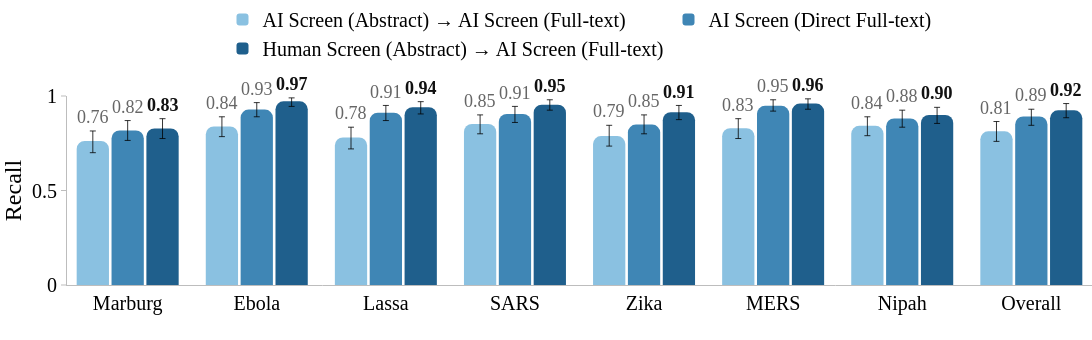
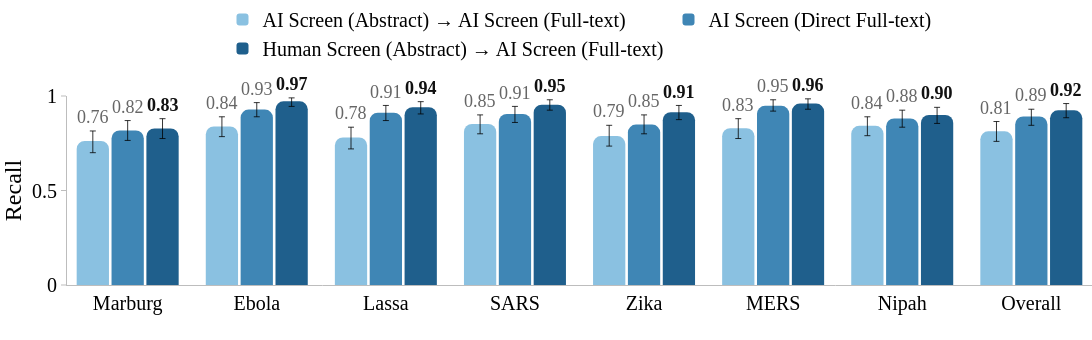

Notebook code cell kept with these figures, in order:
### Code cell
LABEL_PAD = 0.01

def plot_metric(metric="recall", title=None, save_path_png=None, save_path_pdf=None, n_boot=10000, ci=95, seed=7):
    metric_key = normalize_metric_key(metric)
    pathogens = list(data.keys())
    n = len(pathogens)

    two_stage = np.array([data[p][metric_key][0] for p in pathogens])
    direct    = np.array([data[p][metric_key][1] for p in pathogens])
    perg      = np.array([data[p][metric_key][2] for p in pathogens])

    alpha = 1.0 - ci / 100.0
    rng = np.random.default_rng(seed)

    def ci_fn(arr):
        lo, hi = zip(*[
            bootstrap_ci_proportion(v, n_trials.get(p, 200), n_boot, alpha, rng)
            for v, p in zip(arr, pathogens)
        ])
        return np.array(lo), np.array(hi)

    lo_two, hi_two = ci_fn(two_stage)
    lo_dir, hi_dir = ci_fn(direct)
    lo_perg, hi_perg = ci_fn(perg)

    w = 0.25
    step = w + 0.02
    offsets = [-step, 0.0, step]
    xs = np.arange(n, dtype=float)

    bar_specs = [
        (two_stage,  hi_two,  lo_two,  offsets[0], COLOR_TWO_STAGE,    "AI Screen (Abstract) → AI Screen (Full-text)"),
        (direct,     hi_dir,  lo_dir,  offsets[1], COLOR_DIRECT,       "AI Screen (Direct Full-text)"),
        (perg,       hi_perg, lo_perg, offsets[2], COLOR_PERG_FILTERED, "Human Screen (Abstract) → AI Screen (Full-text)"),
    ]

    fig = go.Figure()

    for vals, hi, lo, offset, color, name in bar_specs:
        fig.add_bar(
            x=xs + offset, y=vals, width=w,
            marker=dict(color=color, line=dict(width=0)),
            error_y=dict(type="data", array=hi - vals, arrayminus=vals - lo,
                         symmetric=False, thickness=0.8, width=3, color="black"),
            name=name,
        )

    for i in range(n):
        group_vals = [two_stage[i], direct[i], perg[i]]
        group_hi   = [hi_two[i],    hi_dir[i],  hi_perg[i]]
        best_idx   = int(np.argmax(group_vals))
        for g, (val, hi_val, offset) in enumerate(zip(group_vals, group_hi, offsets)):
            is_best = (g == best_idx)
            fig.add_annotation(
                x=xs[i] + offset,
                y=hi_val + LABEL_PAD,
                text=f"<b>{val:.2f}</b>" if is_best else f"{val:.2f}",
                showarrow=False,
                font=dict(family=FONT_FAMILY, size=18,
                          color="#111111" if is_best else "#666666"),
                xanchor="center", yanchor="bottom",
            )

    min_off = min(offsets)
    max_off = max(offsets)

    pad = 0.075
    x_left  = xs[0]  + min_off - w/2 - pad
    x_right = xs[-1] + max_off + w/2 + pad

    fig.update_xaxes(range=[x_left, x_right])
    
    fig.update_layout(
        height=340,
        width=1200,
        margin=dict(t=0, b=55, l=0, r=0),
        font=dict(family=FONT_FAMILY, size=20, color="black"),
        plot_bgcolor="white",
        paper_bgcolor="white",
        barmode="overlay",
        barcornerradius=8,
        legend=dict(
            orientation="h",
            yanchor="bottom",
            y=1.15,
            xanchor="center",
            x=0.5,
        ),
        yaxis=dict(
            range=[0, 1],
            dtick=0.5,
            title=METRIC_LABELS[metric_key],
            showgrid=False,
            zeroline=False,
            ticks="outside",
            showline=True,
            linecolor="#BDBDBD",
            tickcolor="#BDBDBD",
            linewidth=1,
        ),
        xaxis=dict(
            showgrid=False,
            zeroline=False,
            ticks="",
            showline=True,
            linecolor="#BDBDBD",
            linewidth=1,
            tickvals=list(xs),
            ticktext=pathogens,
        ),
    )

    if title:
        fig.update_layout(title=dict(text=title, font=dict(family=FONT_FAMILY, size=20)))

    # if save_path_png:
    #     fig.write_image(save_path_png, scale=1)
    # if save_path_pdf:
    #     fig.write_image(save_path_pdf, scale=1)

    fig.show()
    return fig

plot_metric(metric="recall", save_path_png="../assets/figures/article_screening/article_screening_recall.png", save_path_pdf="../assets/figures/article_screening/article_screening_recall.pdf")

### Figure 1 — Plotly figure (JSON) as saved in the notebook; plotly's stock layout.template omitted (floating-point values rounded to 4 significant figures)
{"data": [{"error_y": {"array": [0.053, 0.051, 0.054, 0.048, 0.057, 0.05, 0.048, 0.052], "arrayminus": [0.062, 0.054, 0.061, 0.052, 0.053, 0.055, 0.052, 0.053], "color": "black", "symmetric": false, "thickness": 0.8, "type": "data", "width": 3}, "marker": {"color": "#8AC1E1", "line": {"width": 0}}, "name": "AI Screen (Abstract) → AI Screen (Full-text)", "type": "bar", "width": 0.25, "x": [-0.27, 0.73, 1.73, 2.73, 3.73, 4.73, 5.73, 6.73], "y": [0.762, 0.839, 0.781, 0.852, 0.788, 0.83, 0.842, 0.813]}, {"error_y": {"array": [0.052, 0.037, 0.038, 0.04, 0.051, 0.032, 0.044, 0.038], "arrayminus": [0.053, 0.038, 0.042, 0.045, 0.049, 0.028, 0.046, 0.047], "color": "black", "symmetric": false, "thickness": 0.8, "type": "data", "width": 3}, "marker": {"color": "#3F86B5", "line": {"width": 0}}, "name": "AI Screen (Direct Full-text)", "type": "bar", "width": 0.25, "x": [0.0, 1.0, 2.0, 3.0, 4.0, 5.0, 6.0, 7.0], "y": [0.818, 0.928, 0.912, 0.905, 0.849, 0.948, 0.881, 0.892]}, {"error_y": {"array": [0.052, 0.018, 0.029, 0.026, 0.036, 0.025, 0.04, 0.036], "arrayminus": [0.053, 0.027, 0.036, 0.029, 0.039, 0.03, 0.045, 0.039], "color": "black", "symmetric": false, "thickness": 0.8, "type": "data", "width": 3}, "marker": {"color": "#1F5F8C", "line": {"width": 0}}, "name": "Human Screen (Abstract) → AI Screen (Full-text)", "type": "bar", "width": 0.25, "x": [0.27, 1.27, 2.27, 3.27, 4.27, 5.27, 6.27, 7.27], "y": [0.828, 0.972, 0.941, 0.954, 0.914, 0.96, 0.9, 0.924]}], "layout": {"annotations": [{"font": {"color": "#666666", "family": "Times New Roman, Times, serif", "size": 18}, "showarrow": false, "text": "0.76", "x": -0.27, "xanchor": "center", "y": 0.825, "yanchor": "bottom"}, {"font": {"color": "#666666", "family": "Times New Roman, Times, serif", "size": 18}, "showarrow": false, "text": "0.82", "x": 0, "xanchor": "center", "y": 0.88, "yanchor": "bottom"}, {"font": {"color": "#111111", "family": "Times New Roman, Times, serif", "size": 18}, "showarrow": false, "text": "<b>0.83</b>", "x": 0.27, "xanchor": "center", "y": 0.89, "yanchor": "bottom"}, {"font": {"color": "#666666", "family": "Times New Roman, Times, serif", "size": 18}, "showarrow": false, "text": "0.84", "x": 0.73, "xanchor": "center", "y": 0.9, "yanchor": "bottom"}, {"font": {"color": "#666666", "family": "Times New Roman, Times, serif", "size": 18}, "showarrow": false, "text": "0.93", "x": 1, "xanchor": "center", "y": 0.975, "yanchor": "bottom"}, {"font": {"color": "#111111", "family": "Times New Roman, Times, serif", "size": 18}, "showarrow": false, "text": "<b>0.97</b>", "x": 1.27, "xanchor": "center", "y": 1, "yanchor": "bottom"}, {"font": {"color": "#666666", "family": "Times New Roman, Times, serif", "size": 18}, "showarrow": false, "text": "0.78", "x": 1.73, "xanchor": "center", "y": 0.845, "yanchor": "bottom"}, {"font": {"color": "#666666", "family": "Times New Roman, Times, serif", "size": 18}, "showarrow": false, "text": "0.91", "x": 2, "xanchor": "center", "y": 0.96, "yanchor": "bottom"}, {"font": {"color": "#111111", "family": "Times New Roman, Times, serif", "size": 18}, "showarrow": false, "text": "<b>0.94</b>", "x": 2.27, "xanchor": "center", "y": 0.98, "yanchor": "bottom"}, {"font": {"color": "#666666", "family": "Times New Roman, Times, serif", "size": 18}, "showarrow": false, "text": "0.85", "x": 2.73, "xanchor": "center", "y": 0.91, "yanchor": "bottom"}, {"font": {"color": "#666666", "family": "Times New Roman, Times, serif", "size": 18}, "showarrow": false, "text": "0.91", "x": 3, "xanchor": "center", "y": 0.955, "yanchor": "bottom"}, {"font": {"color": "#111111", "family": "Times New Roman, Times, serif", "size": 18}, "showarrow": false, "text": "<b>0.95</b>", "x": 3.27, "xanchor": "center", "y": 0.99, "yanchor": "bottom"}, {"font": {"color": "#666666", "family": "Times New Roman, Times, serif", "size": 18}, "showarrow": false, "text": "0.79", "x": 3.73, "xanchor": "center", "y": 0.855, "yanchor": "bottom"}, {"font": {"color": "#666666", "family": "Times New Roman, Times, serif", "size": 18}, "showarrow": false, "text": "0.85", "x": 4, "xanchor": "center", "y": 0.91, "yanchor": "bottom"}, {"font": {"color": "#111111", "family": "Times New Roman, Times, serif", "size": 18}, "showarrow": false, "text": "<b>0.91</b>", "x": 4.27, "xanchor": "center", "y": 0.96, "yanchor": "bottom"}, {"font": {"color": "#666666", "family": "Times New Roman, Times, serif", "size": 18}, "showarrow": false, "text": "0.83", "x": 4.73, "xanchor": "center", "y": 0.89, "yanchor": "bottom"}, {"font": {"color": "#666666", "family": "Times New Roman, Times, serif", "size": 18}, "showarrow": false, "text": "0.95", "x": 5, "xanchor": "center", "y": 0.99, "yanchor": "bottom"}, {"font": {"color": "#111111", "family": "Times New Roman, Times, serif", "size": 18}, "showarrow": false, "text": "<b>0.96</b>", "x": 5.27, "xanchor": "center", "y": 0.995, "yanchor": "bottom"}, {"font": {"color": "#666666", "family": "Times New Roman, Times, serif", "size": 18}, "showarrow": false, "text": "0.84", "x": 5.73, "xanchor": "center", "y": 0.9, "yanchor": "bottom"}, {"font": {"color": "#666666", "family": "Times New Roman, Times, serif", "size": 18}, "showarrow": false, "text": "0.88", "x": 6, "xanchor": "center", "y": 0.935, "yanchor": "bottom"}, {"font": {"color": "#111111", "family": "Times New Roman, Times, serif", "size": 18}, "showarrow": false, "text": "<b>0.90</b>", "x": 6.27, "xanchor": "center", "y": 0.95, "yanchor": "bottom"}, {"font": {"color": "#666666", "family": "Times New Roman, Times, serif", "size": 18}, "showarrow": false, "text": "0.81", "x": 6.73, "xanchor": "center", "y": 0.875, "yanchor": "bottom"}, {"font": {"color": "#666666", "family": "Times New Roman, Times, serif", "size": 18}, "showarrow": false, "text": "0.89", "x": 7, "xanchor": "center", "y": 0.94, "yanchor": "bottom"}, {"font": {"color": "#111111", "family": "Times New Roman, Times, serif", "size": 18}, "showarrow": false, "text": "<b>0.92</b>", "x": 7.27, "xanchor": "center", "y": 0.97, "yanchor": "bottom"}], "barcornerradius": 8, "barmode": "overlay", "font": {"color": "black", "family": "Times New Roman, Times, serif", "size": 20}, "height": 340, "legend": {"orientation": "h", "x": 0.5, "xanchor": "center", "y": 1.15, "yanchor": "bottom"}, "margin": {"b": 55, "l": 0, "r": 0, "t": 0}, "paper_bgcolor": "white", "plot_bgcolor": "white", "width": 1200, "xaxis": {"linecolor": "#BDBDBD", "linewidth": 1, "range": [-0.47, 7.47], "showgrid": false, "showline": true, "ticks": "", "ticktext": ["Marburg", "Ebola", "Lassa", "SARS", "Zika", "MERS", "Nipah", "Overall"], "tickvals": [0, 1, 2, 3, 4, 5, 6, 7], "zeroline": false}, "yaxis": {"dtick": 0.5, "linecolor": "#BDBDBD", "linewidth": 1, "range": [0, 1], "showgrid": false, "showline": true, "tickcolor": "#BDBDBD", "ticks": "outside", "title": {"text": "Recall"}, "zeroline": false}}}

### Figure 2 — Plotly figure (JSON) as saved in the notebook; plotly's stock layout.template omitted (floating-point values rounded to 4 significant figures)
{"data": [{"error_y": {"array": [0.053, 0.051, 0.054, 0.048, 0.057, 0.05, 0.048, 0.052], "arrayminus": [0.062, 0.054, 0.061, 0.052, 0.053, 0.055, 0.052, 0.053], "color": "black", "symmetric": false, "thickness": 0.8, "type": "data", "width": 3}, "marker": {"color": "#8AC1E1", "line": {"width": 0}}, "name": "AI Screen (Abstract) → AI Screen (Full-text)", "type": "bar", "width": 0.25, "x": [-0.27, 0.73, 1.73, 2.73, 3.73, 4.73, 5.73, 6.73], "y": [0.762, 0.839, 0.781, 0.852, 0.788, 0.83, 0.842, 0.813]}, {"error_y": {"array": [0.052, 0.037, 0.038, 0.04, 0.051, 0.032, 0.044, 0.038], "arrayminus": [0.053, 0.038, 0.042, 0.045, 0.049, 0.028, 0.046, 0.047], "color": "black", "symmetric": false, "thickness": 0.8, "type": "data", "width": 3}, "marker": {"color": "#3F86B5", "line": {"width": 0}}, "name": "AI Screen (Direct Full-text)", "type": "bar", "width": 0.25, "x": [0.0, 1.0, 2.0, 3.0, 4.0, 5.0, 6.0, 7.0], "y": [0.818, 0.928, 0.912, 0.905, 0.849, 0.948, 0.881, 0.892]}, {"error_y": {"array": [0.052, 0.018, 0.029, 0.026, 0.036, 0.025, 0.04, 0.036], "arrayminus": [0.053, 0.027, 0.036, 0.029, 0.039, 0.03, 0.045, 0.039], "color": "black", "symmetric": false, "thickness": 0.8, "type": "data", "width": 3}, "marker": {"color": "#1F5F8C", "line": {"width": 0}}, "name": "Human Screen (Abstract) → AI Screen (Full-text)", "type": "bar", "width": 0.25, "x": [0.27, 1.27, 2.27, 3.27, 4.27, 5.27, 6.27, 7.27], "y": [0.828, 0.972, 0.941, 0.954, 0.914, 0.96, 0.9, 0.924]}], "layout": {"annotations": [{"font": {"color": "#666666", "family": "Times New Roman, Times, serif", "size": 18}, "showarrow": false, "text": "0.76", "x": -0.27, "xanchor": "center", "y": 0.825, "yanchor": "bottom"}, {"font": {"color": "#666666", "family": "Times New Roman, Times, serif", "size": 18}, "showarrow": false, "text": "0.82", "x": 0, "xanchor": "center", "y": 0.88, "yanchor": "bottom"}, {"font": {"color": "#111111", "family": "Times New Roman, Times, serif", "size": 18}, "showarrow": false, "text": "<b>0.83</b>", "x": 0.27, "xanchor": "center", "y": 0.89, "yanchor": "bottom"}, {"font": {"color": "#666666", "family": "Times New Roman, Times, serif", "size": 18}, "showarrow": false, "text": "0.84", "x": 0.73, "xanchor": "center", "y": 0.9, "yanchor": "bottom"}, {"font": {"color": "#666666", "family": "Times New Roman, Times, serif", "size": 18}, "showarrow": false, "text": "0.93", "x": 1, "xanchor": "center", "y": 0.975, "yanchor": "bottom"}, {"font": {"color": "#111111", "family": "Times New Roman, Times, serif", "size": 18}, "showarrow": false, "text": "<b>0.97</b>", "x": 1.27, "xanchor": "center", "y": 1, "yanchor": "bottom"}, {"font": {"color": "#666666", "family": "Times New Roman, Times, serif", "size": 18}, "showarrow": false, "text": "0.78", "x": 1.73, "xanchor": "center", "y": 0.845, "yanchor": "bottom"}, {"font": {"color": "#666666", "family": "Times New Roman, Times, serif", "size": 18}, "showarrow": false, "text": "0.91", "x": 2, "xanchor": "center", "y": 0.96, "yanchor": "bottom"}, {"font": {"color": "#111111", "family": "Times New Roman, Times, serif", "size": 18}, "showarrow": false, "text": "<b>0.94</b>", "x": 2.27, "xanchor": "center", "y": 0.98, "yanchor": "bottom"}, {"font": {"color": "#666666", "family": "Times New Roman, Times, serif", "size": 18}, "showarrow": false, "text": "0.85", "x": 2.73, "xanchor": "center", "y": 0.91, "yanchor": "bottom"}, {"font": {"color": "#666666", "family": "Times New Roman, Times, serif", "size": 18}, "showarrow": false, "text": "0.91", "x": 3, "xanchor": "center", "y": 0.955, "yanchor": "bottom"}, {"font": {"color": "#111111", "family": "Times New Roman, Times, serif", "size": 18}, "showarrow": false, "text": "<b>0.95</b>", "x": 3.27, "xanchor": "center", "y": 0.99, "yanchor": "bottom"}, {"font": {"color": "#666666", "family": "Times New Roman, Times, serif", "size": 18}, "showarrow": false, "text": "0.79", "x": 3.73, "xanchor": "center", "y": 0.855, "yanchor": "bottom"}, {"font": {"color": "#666666", "family": "Times New Roman, Times, serif", "size": 18}, "showarrow": false, "text": "0.85", "x": 4, "xanchor": "center", "y": 0.91, "yanchor": "bottom"}, {"font": {"color": "#111111", "family": "Times New Roman, Times, serif", "size": 18}, "showarrow": false, "text": "<b>0.91</b>", "x": 4.27, "xanchor": "center", "y": 0.96, "yanchor": "bottom"}, {"font": {"color": "#666666", "family": "Times New Roman, Times, serif", "size": 18}, "showarrow": false, "text": "0.83", "x": 4.73, "xanchor": "center", "y": 0.89, "yanchor": "bottom"}, {"font": {"color": "#666666", "family": "Times New Roman, Times, serif", "size": 18}, "showarrow": false, "text": "0.95", "x": 5, "xanchor": "center", "y": 0.99, "yanchor": "bottom"}, {"font": {"color": "#111111", "family": "Times New Roman, Times, serif", "size": 18}, "showarrow": false, "text": "<b>0.96</b>", "x": 5.27, "xanchor": "center", "y": 0.995, "yanchor": "bottom"}, {"font": {"color": "#666666", "family": "Times New Roman, Times, serif", "size": 18}, "showarrow": false, "text": "0.84", "x": 5.73, "xanchor": "center", "y": 0.9, "yanchor": "bottom"}, {"font": {"color": "#666666", "family": "Times New Roman, Times, serif", "size": 18}, "showarrow": false, "text": "0.88", "x": 6, "xanchor": "center", "y": 0.935, "yanchor": "bottom"}, {"font": {"color": "#111111", "family": "Times New Roman, Times, serif", "size": 18}, "showarrow": false, "text": "<b>0.90</b>", "x": 6.27, "xanchor": "center", "y": 0.95, "yanchor": "bottom"}, {"font": {"color": "#666666", "family": "Times New Roman, Times, serif", "size": 18}, "showarrow": false, "text": "0.81", "x": 6.73, "xanchor": "center", "y": 0.875, "yanchor": "bottom"}, {"font": {"color": "#666666", "family": "Times New Roman, Times, serif", "size": 18}, "showarrow": false, "text": "0.89", "x": 7, "xanchor": "center", "y": 0.94, "yanchor": "bottom"}, {"font": {"color": "#111111", "family": "Times New Roman, Times, serif", "size": 18}, "showarrow": false, "text": "<b>0.92</b>", "x": 7.27, "xanchor": "center", "y": 0.97, "yanchor": "bottom"}], "barcornerradius": 8, "barmode": "overlay", "font": {"color": "black", "family": "Times New Roman, Times, serif", "size": 20}, "height": 340, "legend": {"orientation": "h", "x": 0.5, "xanchor": "center", "y": 1.15, "yanchor": "bottom"}, "margin": {"b": 55, "l": 0, "r": 0, "t": 0}, "paper_bgcolor": "white", "plot_bgcolor": "white", "width": 1200, "xaxis": {"linecolor": "#BDBDBD", "linewidth": 1, "range": [-0.47, 7.47], "showgrid": false, "showline": true, "ticks": "", "ticktext": ["Marburg", "Ebola", "Lassa", "SARS", "Zika", "MERS", "Nipah", "Overall"], "tickvals": [0, 1, 2, 3, 4, 5, 6, 7], "zeroline": false}, "yaxis": {"dtick": 0.5, "linecolor": "#BDBDBD", "linewidth": 1, "range": [0, 1], "showgrid": false, "showline": true, "tickcolor": "#BDBDBD", "ticks": "outside", "title": {"text": "Recall"}, "zeroline": false}}}
